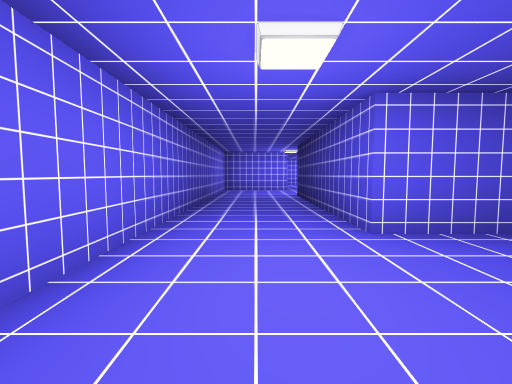
view 1 (above)

20 first-person views from a walk through a scene from a Unity 3-D project. The camera is 1.3 m above the floor, tilts 4° down and sees 90° across. The floor is counted in squares, 2 m on a side. Each view is taken from the middle of a square. On the plan, view 1 faces up. The plan holds only what a view shows up to about 9 squares ahead; the rest is blank. The place goes on beyond the plan. The player character is not drawn. Some surface patterns are stand-ins.

view 2
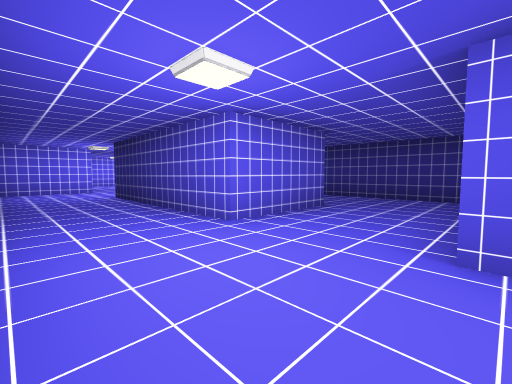

view 3
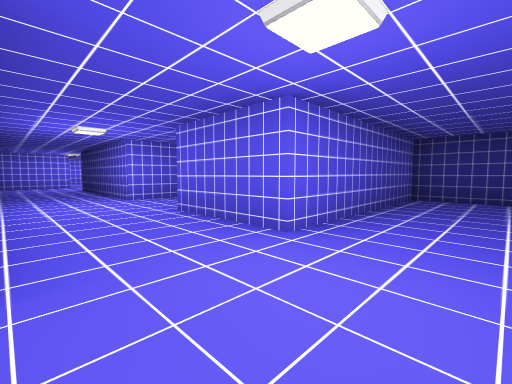

view 4
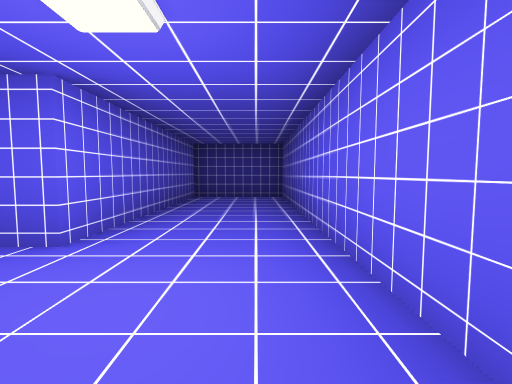

view 5
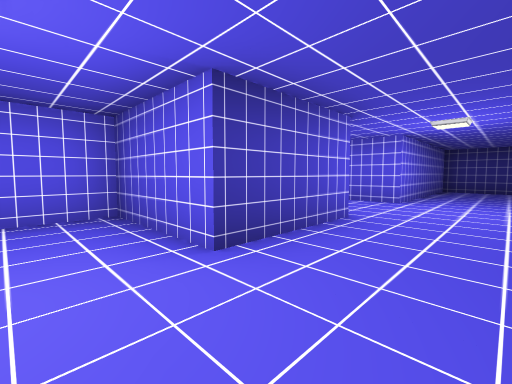

view 6
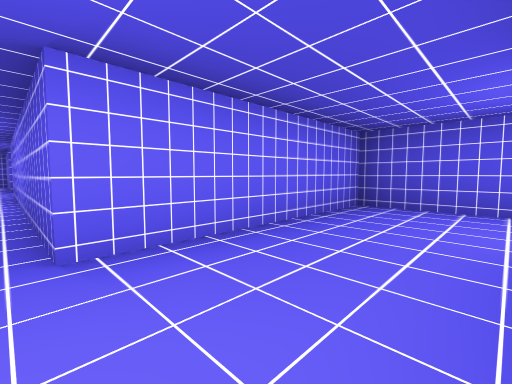

view 7
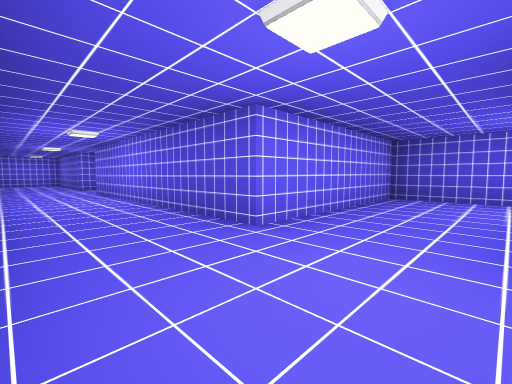

view 8
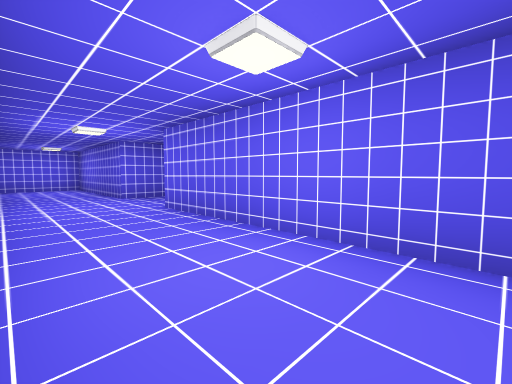

view 9
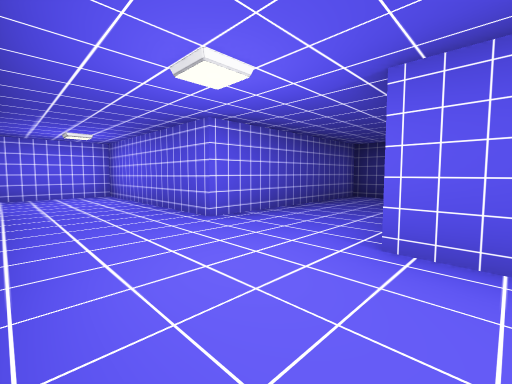

view 10
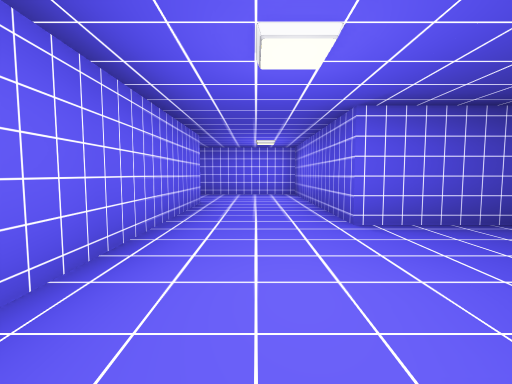

view 11
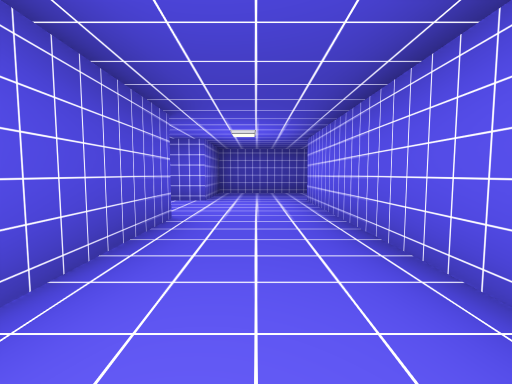

view 12
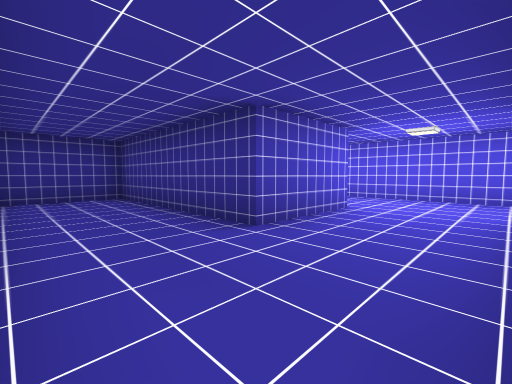

view 13
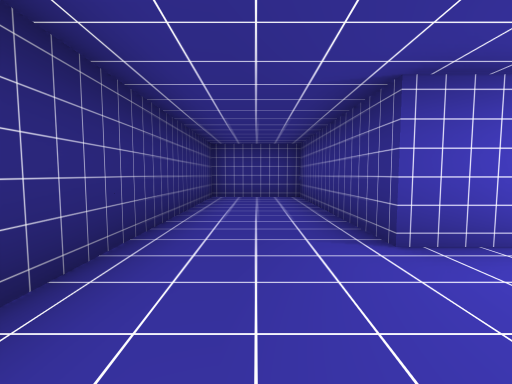

view 14
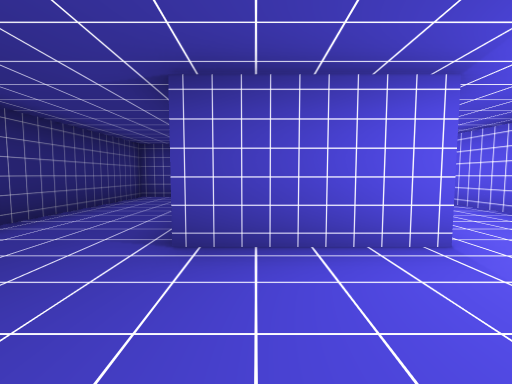

view 15
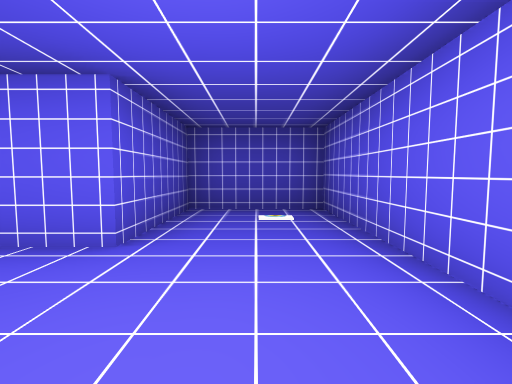

view 16
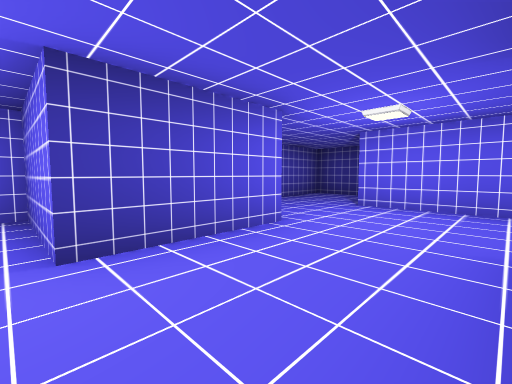

view 17
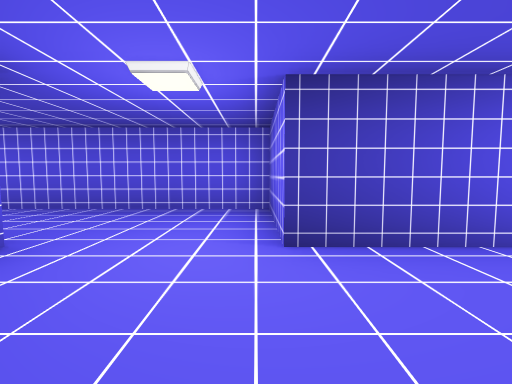

view 18
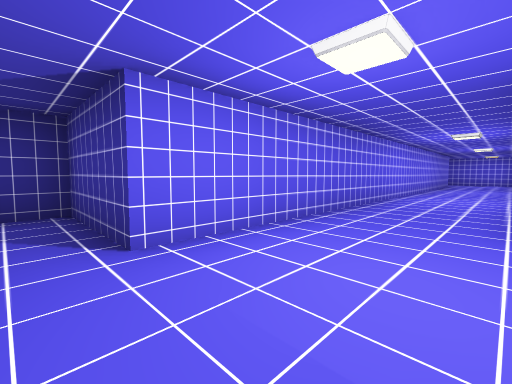

view 19
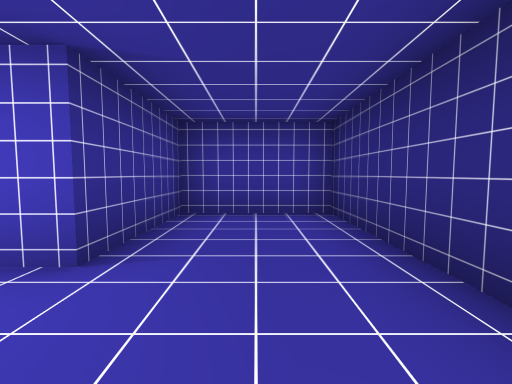

view 20
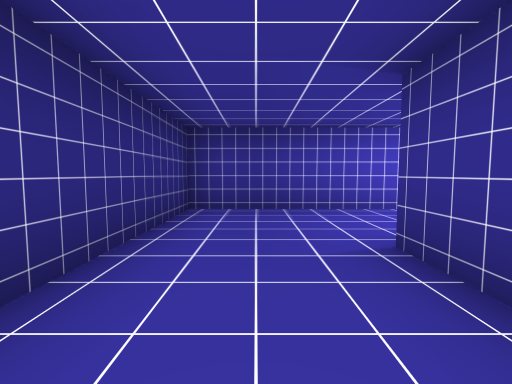

### Floor plan
Ten units are one square. View 1 is at (0, 0); x grows to the right and y downward. Boxes are objects, and circles mark ways between rooms. Rooms are numbered by the first view taken in them; rooms with no view inside come last. Other rooms are left out.
<svg viewBox="-142 -158 210 211">
<path fill="none" stroke="#000" d="M22 -3 34 -3M37 -27 13 -27 13 -78M-16 48 63 48 63 23 13 23 13 -2M-12 -90 -12 -11M12 -102 -10 -102M-11 23 -38 23 -38 -2 -87 -2 -87 -78 -63 -78 -63 -28 -38 -28 -38 -102 -87 -102 -87 -153 -137 -153 -137 -128 -113 -128 -113 23 -137 23 -137 48 -87 48 -87 22 -63 22 -63 48 -16 48M34 -3 63 -3 63 -52 37 -52 37 -27"/>
<circle cx="-25" cy="35" r="3" fill="#2a7"/>
<circle cx="25" cy="-15" r="3" fill="#2a7"/>
<text x="10" y="-20">1</text>
<text x="-90" y="-40">2</text>
<text x="50" y="-30">3</text>
</svg>
Room 1 opens to room 2. Room 1 opens to room 3.

Where each view was taken, in squares from view 1:
view 1: 0 up, 0 right, facing up
view 2: 0 up, 1 left, facing up-right
view 3: 4 down, 1 left, facing up-right
view 4: 4 down, 1 left, facing right
view 5: 4 down, 5 left, facing up-right
view 6: 2 down, 9 left, facing up-right
view 7: 2 down, 11 left, facing up-right
view 8: 3 up, 11 left, facing up-right
view 9: 7 up, 11 left, facing up-right
view 10: 7 up, 10 left, facing up
view 11: 4 up, 10 left, facing down
view 12: 10 up, 4 left, facing down-left
view 13: 10 up, 5 left, facing down
view 14: 10 up, 7 left, facing down
view 15: 14 up, 9 left, facing left
view 16: 0 up, 6 left, facing down-left
view 17: 0 up, 6 left, facing down
view 18: 3 down, 9 left, facing up-left
view 19: 1 up, 5 right, facing up
view 20: 5 up, 5 right, facing down
